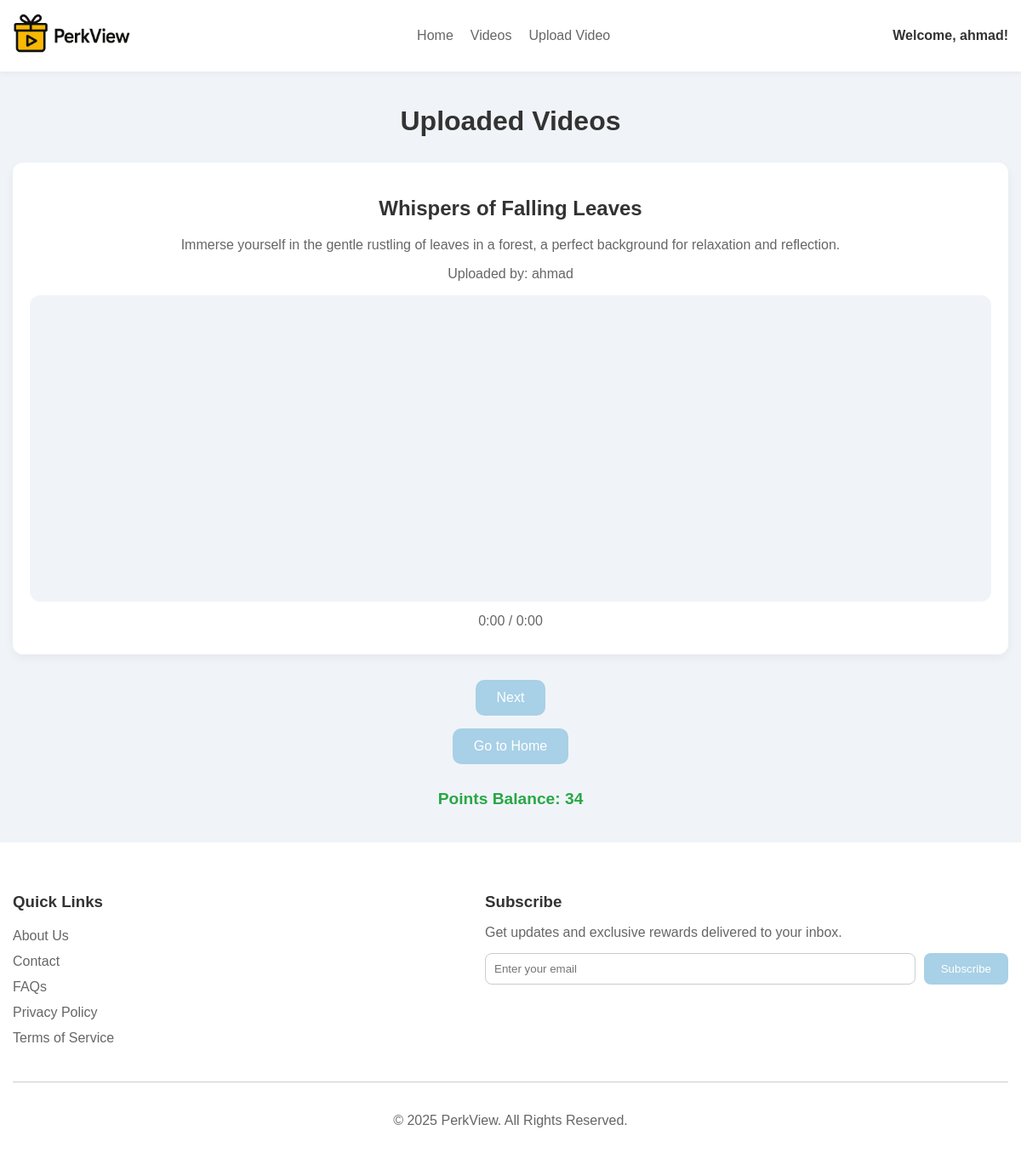
The page /videos/ (signed in) on the database its author committed.
### home/models.py (models this page shows, shortened)
class MediaUpload(models.Model):
    title = models.CharField(max_length=100)
    description = models.TextField()
    tags = models.CharField(max_length=255, blank=True, null=True)
    category = models.CharField(max_length=50)
    caption = models.CharField(max_length=255, blank=True, null=True)
    username = models.CharField(max_length=150)
    media_file = models.FileField(upload_to='uploads/videos/')
    uploaded_at = models.DateTimeField(default=timezone.now)

### home/views.py (the view)
# urls.py: path('videos/', views.videos, name='videos'),
def videos(request):
    if request.user.is_authenticated:
        profile = request.user.profile
        points_balance = profile.points_balance or 0
    else:
        profile = None
        points_balance = 0
    video_files = [
        'videos/1.mp4',
        'videos/2.mp4',
        'videos/3.mp4',
        'videos/4.mp4',
        'videos/5.mp4',
    ]
    random_video = random.choice(video_files)
    uploaded_video = MediaUpload.objects.first()  # only one video
    context = {
        "video": uploaded_video,        # single video object
        "random_video": random_video,   # static video path
        "points_balance": points_balance,
        "profile": profile,
    }
    return render(request, 'videos.html', context)

### templates/videos.html (shortened to what this page needs)
{% extends 'base.html' %}
{% block base %}
{% load static %}
    <main style="max-width:1200px; margin:40px auto; padding:0 15px; font-family:Arial, sans-serif; color:#333333;">
  <h1 style="text-align:center; color:#333333; margin-bottom:30px;">Uploaded Videos</h1>
  {% load static %}
  {% if video %}
      <div class="video-container" style="background-color:#FFFFFF; border-radius:12px; box-shadow:0 4px 12px rgba(0,0,0,0.05); padding:20px; margin-bottom:30px; text-align:center;">
          <h2 style="color:#333333;">{{ video.title }}</h2>
          <p style="color:#666666;">{{ video.description }}</p>
          <p style="color:#666666;">Uploaded by: {{ video.username }}</p>
          <video class="video-player"
                 id="video-1"
                 width="100%"
                 height="360"
                 autoplay
                 muted
                 data-video-title="{{ video.title }}"
                 style="border-radius:12px; background-color:#F0F4F8;">
              <source src="{% static random_video %}" type="video/mp4">
          </video>
          <div class="controls" style="margin:10px 0;">
              <span id="timer-1" style="color:#666666;">0:00 / 0:00</span>
          </div>
      </div>
  {% else %}
      <p style="text-align:center; color:#666666;">No videos uploaded yet. Stay tuned!</p>
  {% endif %}
  <div style="text-align:center; display:flex; flex-direction:column; gap:15px; align-items:center;">
      <a href="/videos">
          <button id="nextButton" type="button"
                  style="background-color:#A8D0E6; color:#FFFFFF; border:none; padding:12px 25px; border-radius:10px; cursor:pointer; font-size:1rem; transition: all 0.2s ease-in-out;"
                  onmouseover="this.style.backgroundColor='#96c3e0'; this.style.transform='scale(1.05)';"
                  onmouseout="this.style.backgroundColor='#A8D0E6'; this.style.transform='scale(1)';"
                  aria-label="Play next video"
                  disabled>
              Next
          </button>
      </a>
      <button id="goHomeButton" type="button"
              style="background-color:#A8D0E6; color:#FFFFFF; border:none; padding:12px 25px; border-radius:10px; cursor:pointer; font-size:1rem; transition: all 0.2s ease-in-out;"
              onmouseover="this.style.backgroundColor='#96c3e0'; this.style.transform='scale(1.05)';"
              onmouseout="this.style.backgroundColor='#A8D0E6'; this.style.transform='scale(1)';"
              onclick="window.location='/'"
              aria-label="Go to home page">
          Go to Home
      </button>
      <div id="livePoints" aria-live="polite" role="status"
           style="margin-top:15px; font-size:1.2rem; color:#28A745; font-weight:bold;">
        Points Balance: {{ points_balance }}
      </div>
  </div>
</main>
{% endblock %}

### templates/base.html (shortened to what this page needs)
{% load static %}
<!DOCTYPE html>
<html lang="en">
<head>
    <link rel="stylesheet" href="https://cdnjs.cloudflare.com/ajax/libs/font-awesome/6.4.0/css/all.min.css">
</head>
<body style="margin:0; font-family:Arial, sans-serif; background-color:#F0F4F8; color:#333333;">
    <header style="background-color:#FFFFFF; padding:15px 0; box-shadow: 0 2px 6px rgba(0,0,0,0.05); position:relative;">
        <div
            style="max-width:1200px; margin:0 auto; display:flex; align-items:center; justify-content:space-between; padding:0 15px; position:relative;">
            <a href="/">
            <div class="logo">
                <img src="{% static 'images/logo.png' %}" alt="Brand Logo" style="height:50px;">
            </div>
            </a>
            <nav class="nav-links">
                <a href="/" style="text-decoration:none; color: #666666;">Home</a>
                <a href="/videos" style="text-decoration:none; color:#666666;">Videos</a>
                <a href="/upload" style="text-decoration:none; color:#666666;">Upload Video</a>
            </nav>
            <div style="display:flex; align-items:center; gap:10px;">
                {% if user.is_anonymous %}
                <div style="display:flex; align-items:center; gap:10px;">
                    <a href="/login">
                        <button
                            style="background-color:#A8D0E6; color:#FFFFFF; border:none; padding:8px 15px; border-radius:8px; cursor:pointer;">
                            Login / Sign Up
                        </button>
                    </a>
                </div>
                {% else %}
                <div style="display:flex; align-items:center; gap:10px;">
                    <a href="/profile" style="text-decoration:none; color:#333333; font-weight:bold;">
                        Welcome, {{ user.username }}!
                    </a>
                </div>
                {% endif %}
            </div>
        </div>
    </header>
    {% block base %}{% endblock base %}
    <footer style="background-color:#FFFFFF; padding:40px 15px; margin-top:40px;">
        <div style="max-width:1200px; margin:0 auto; display:flex; flex-wrap:wrap; gap:40px;">
            <div style="flex:1 1 200px;">
                <h3 style="color:#333333; margin-bottom:20px;">Quick Links</h3>
                <ul style="list-style:none; padding:0; margin:0;">
                    <li style="margin-bottom:12px;"><a href="/about" style="color:#666666; text-decoration:none;">About Us</a></li>
                    <li style="margin-bottom:12px;"><a href="/contact" style="color:#666666; text-decoration:none;">Contact</a></li>
                    <li style="margin-bottom:12px;"><a href="/faqs" style="color:#666666; text-decoration:none;">FAQs</a></li>
                    <li style="margin-bottom:12px;"><a href="/policy" style="color:#666666; text-decoration:none;">Privacy Policy</a></li>
                    <li style="margin-bottom:12px;"><a href="/terms" style="color:#666666; text-decoration:none;">Terms of Service</a></li>
                </ul>
            </div>
            <div style="flex:1 1 300px;">
                <h3 style="color:#333333; margin-bottom:10px;">Subscribe</h3>
                <p style="color:#666666; margin-bottom:15px;">Get updates and exclusive rewards delivered to your inbox.</p>
                <form id="subscribe-form" method="POST" action="{% url 'subscribe_newsletter' %}"
                    style="display:flex; gap:10px; flex-wrap:wrap;">
                    <input type="email" name="email" id="subscribe-email" placeholder="Enter your email" required
                        style="flex:1; padding:10px; border-radius:8px; border:1px solid #ccc;">
                    <button type="submit"
                        style="background-color:#A8D0E6; color:#FFFFFF; border:none; padding:10px 20px; border-radius:8px; cursor:pointer;">
                        Subscribe
                    </button>
                </form>
            </div>
        </div>
        <div style="margin-top:30px; border-top:1px solid #ccc; padding-top:20px; text-align:center;">
            <p style="color:#666666;">&copy; <span id="year"></span> PerkView. All Rights Reserved.</p>
        </div>
    </footer>
</body>
</html>

### templates/base.html (style rules this page uses)
.nav-links { display: flex; gap: 20px; }

### rows shown on the page
MediaUpload: title "Whispers of Falling Leaves", description "Immerse yourself in the gentle rustling of leaves in a forest, a perfect background for relaxation and reflection.", username "ahmad"

### other values the page prints
{{ user.username }} "ahmad"
{{ points_balance }} "34"
